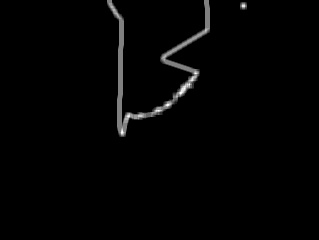
#> input picture vision/cap.jpg, 319 x 240 px, given in place of the camera
$ python cam2.py   (older library calls are emulated)
#> lines starting #> are read from the running program, lines starting #| are printed output that depends on the picture; after the words box and inside, x2 and y2 are one past the last pixel; in counts of white or black regions, pixels touching at a corner belong together
#!/usr/bin/python
# madrugadadesexta.py
import numpy as np
import cv2
import math
import serial
import time

def normalize(arr):
	for i in range(3):
		minval = arr[...,i].min()
		maxval = arr[...,i].max()

	if minval != maxval:
		arr[...,i] -= minval
		arr[...,i] *= (255.0/(maxval-minval))
	return arr

def navigation(cx,cy,log):
	log.write("cx="+str(cx)+" cy="+str(cy)+" arduino says: "+question+time.strftime("%H:%M:%S")+"\n")
	ser.write(str(cx))
	ser.write(';')
	ser.write(str(cy))
	ser.write('.')
	return 0
cap = cv2.VideoCapture(0)

#cap.set(cv2.cv.CV_CAP_PROP_FPS,30)
cap.set(cv2.cv.CV_CAP_PROP_FRAME_WIDTH,640)
cap.set(cv2.cv.CV_CAP_PROP_FRAME_HEIGHT,480)


ret, frame = cap.read()
#> frame is the input picture: shape (240, 319, 3); min 0, max 255, mean 3.5

fourcc = cv2.cv.CV_FOURCC(*'XVID')
out = cv2.VideoWriter('output.avi',fourcc, 10, (640,480)) # w,h

# Calibration constants!
hmin = 0 # it means horizont: 5 meters of distance. need in calibration.
hmax = 480 # 0-point: distance = 0 meters
thmax = 225
thmin = 115

rcv = ""
ser = serial.Serial('/dev/ttyS0', 115200)
ser.flushInput()
log = open('camlog.txt','a')
log.write("\n\n\nStart at "+time.strftime("%d-%m-%Y, %H:%M:%S")+"\n\n")
while(cap.isOpened()):
	# in first, we check incoming message from Arduino
	'''
	btr = ser.inWaiting()
	if btr > 0:
		rcv = ser.read(btr)
	else:
		rcv = ""
		#if rcv[-1] == '.':
		#	ard = rcv

	'''
	ret, frame = cap.read()
	cframe = frame[hmin:hmax, 1:640]

	#cframe = normalize(cframe) # check it when sunny

	if ret==True:
		gray = cv2.cvtColor(cframe, cv2.COLOR_BGR2GRAY)
		_,gray = cv2.threshold(gray,thmax,thmin,0)
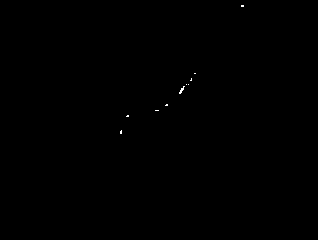
#> gray: shape (240, 318); values 0 (black) and 115 (white), 0.07% white in thin lines or dots, all inside (x1, y1, x2, y2) = (120, 5, 244, 134)


		edges = cv2.Canny(gray,100,200)
#> edges: shape (240, 318); 0.09% white in thin lines or dots, all inside (x1, y1, x2, y2) = (119, 4, 244, 134)
		kernel = np.ones((5,5),np.float32)/10
		edges = cv2.filter2D(edges,-1,kernel)
		(cnts, _) = cv2.findContours(edges.copy(), cv2.RETR_TREE, cv2.CHAIN_APPROX_SIMPLE)
#> cnts = 6 contours; box (x1, y1, x2, y2) and area: (177, 70, 198, 96) 195, (152, 107, 161, 114) 47, (117, 128, 124, 136) 40, (239, 2, 246, 9) 35, (124, 113, 131, 119) 28, (163, 102, 170, 108) 28
		#cnts = sorted(cnts, key = cv2.contourArea, reverse = True)
		myaux=1
		mx=-1
		my=-1
		for i in range(0 ,len(cnts)):
			mom=cv2.moments(cnts[i])
			myaux=int(mom['m01']/mom['m00'])
			mxaux=int(mom['m10']/mom['m00'])
			area=cv2.contourArea(cnts[i])

			if myaux>my and area>1300:
				my=myaux
				areaaux=area
				mx=mxaux
#> this loop made 6 passes
#> (myaux, mxaux, area) on passes 1 to 6: (131, 120, 40), (115, 126, 28.5), (110, 156, 47), (104, 165, 28.5), (83, 186, 195), (5, 242, 35)
#> after the loop, mx = -1; my = -1
		out.write(frame)
		#log.write("cx="+str(mx)+" cy="+str(my)+" arduino says: "+question+time.strftime("%H:%M:%S")+"\n")
		ser.write('1')
		ser.write(str(mx))
		ser.write(';')
		ser.write(str(my))
		ser.write('.')

		if cv2.waitKey(100) & 0xFF == ord('q'):
#> (key q is pressed here)
			break
	else:
		log.write("Error: Problem with a cam\n")
		break
#> (the run stopped early here; a loop or call above may not have finished)
